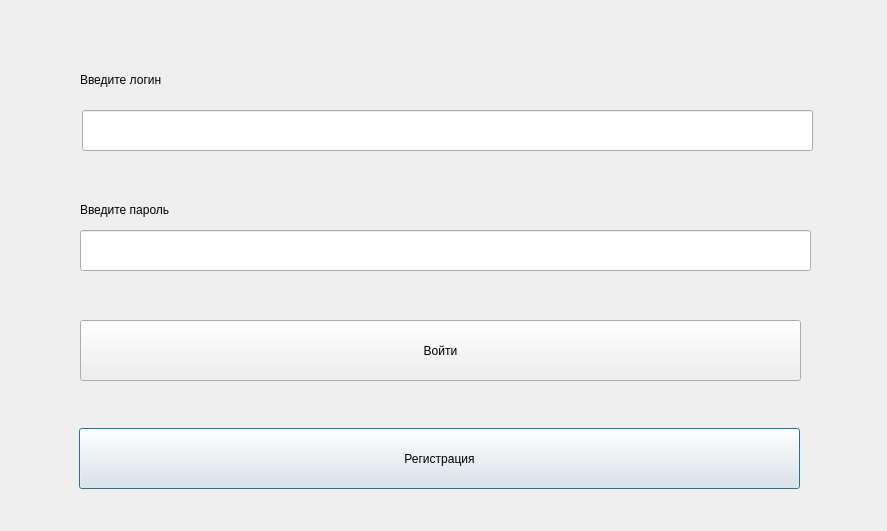
<?xml version="1.0" encoding="UTF-8"?>
<ui version="4.0">
 <class>LoginWindow</class>
 <widget class="QDialog" name="LoginWindow">
  <property name="geometry">
   <rect>
    <x>0</x>
    <y>0</y>
    <width>887</width>
    <height>531</height>
   </rect>
  </property>
  <property name="windowTitle">
   <string>Dialog</string>
  </property>
  <widget class="QLineEdit" name="lineLogin">
   <property name="geometry">
    <rect>
     <x>82</x>
     <y>110</y>
     <width>731</width>
     <height>41</height>
    </rect>
   </property>
  </widget>
  <widget class="QLineEdit" name="linePassword">
   <property name="geometry">
    <rect>
     <x>80</x>
     <y>230</y>
     <width>731</width>
     <height>41</height>
    </rect>
   </property>
   <property name="echoMode">
    <enum>QLineEdit::EchoMode::Password</enum>
   </property>
  </widget>
  <widget class="QPushButton" name="btnRegister">
   <property name="geometry">
    <rect>
     <x>79</x>
     <y>428</y>
     <width>721</width>
     <height>61</height>
    </rect>
   </property>
   <property name="text">
    <string>Регистрация</string>
   </property>
  </widget>
  <widget class="QLabel" name="label1">
   <property name="geometry">
    <rect>
     <x>80</x>
     <y>70</y>
     <width>251</width>
     <height>20</height>
    </rect>
   </property>
   <property name="text">
    <string>Введите логин</string>
   </property>
  </widget>
  <widget class="QLabel" name="label2">
   <property name="geometry">
    <rect>
     <x>80</x>
     <y>200</y>
     <width>251</width>
     <height>20</height>
    </rect>
   </property>
   <property name="text">
    <string>Введите пароль</string>
   </property>
  </widget>
  <widget class="QPushButton" name="btnLogin">
   <property name="geometry">
    <rect>
     <x>80</x>
     <y>320</y>
     <width>721</width>
     <height>61</height>
    </rect>
   </property>
   <property name="text">
    <string>Войти</string>
   </property>
  </widget>
 </widget>
 <resources/>
 <connections/>
</ui>
